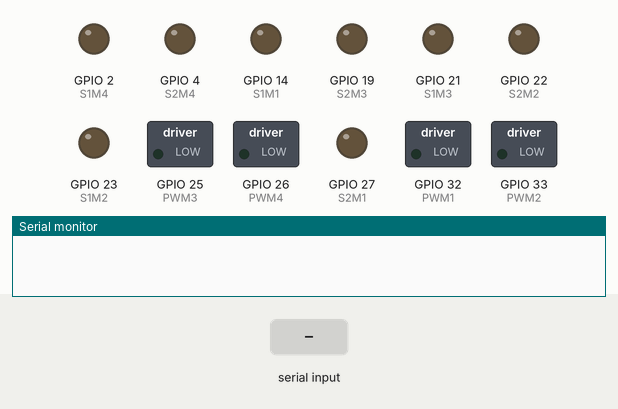
A sketch run on a simulated ESP32. Shown: switched loads named in the sketch (green lamp = pin HIGH), output pins drawn as LEDs (lit = HIGH), the last lines printed to the serial monitor. The test bench sets the inputs (shaded band).

Above: at 1.2 s.
1.3 s: "f" received over Serial
At 1.6 s:
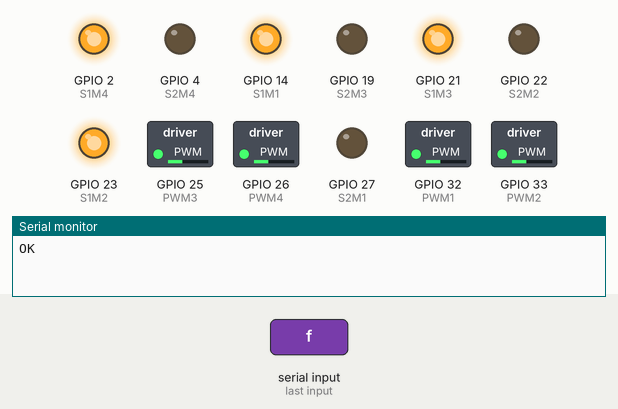
3.8 s: "t" received over Serial
At 4.6 s:
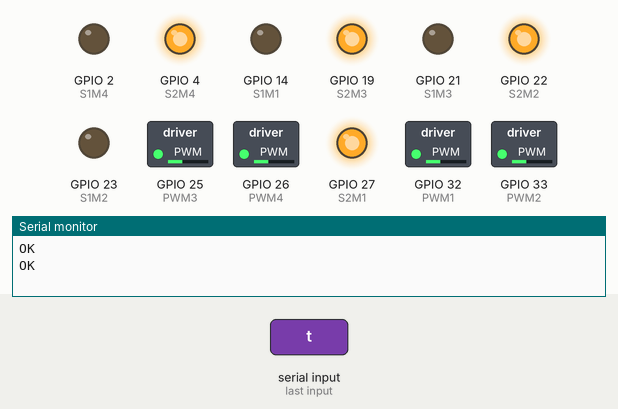
6.3 s: "v" received over Serial
7.8 s: "f" received over Serial
At 8.6 s:
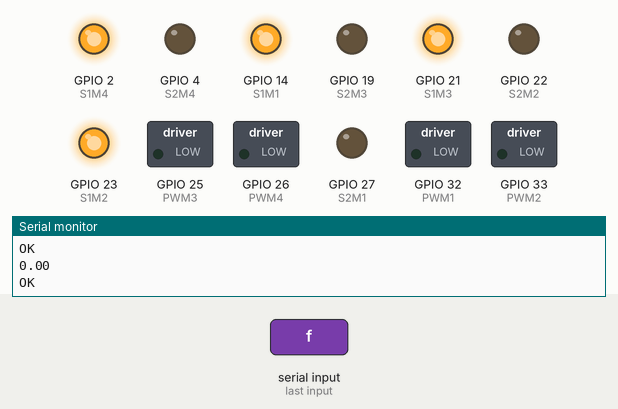
10.3 s: "t" received over Serial
At 10.9 s:
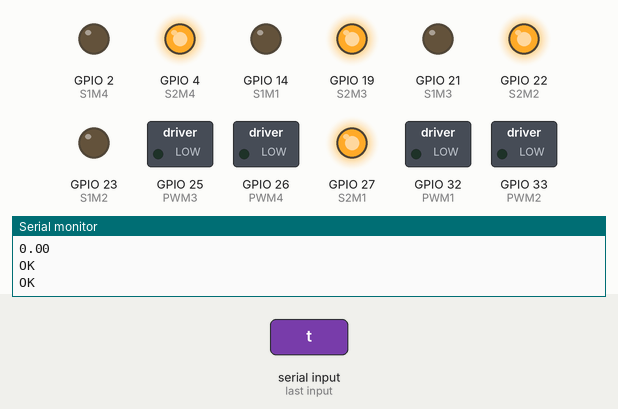
Timing chart, 0 to 13.3 s (numbered marks = the images above; inputs shaded):
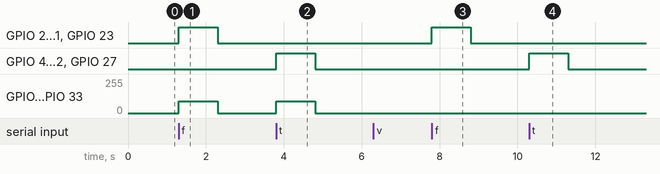

The sketch:

motoresAllSerial.ino
```cpp
#include <Arduino.h>

// Definição dos Pinos
#define S1M1 14
#define S2M1 27 // S1 = CW (Horario), S2 = CCW (AntiHorario)

#define S1M2 23
#define S2M2 22

#define S1M3 21
#define S2M3 19

#define S1M4 2
#define S2M4 4

// PWM
#define PWM1 32
#define PWM2 33
#define PWM3 25
#define PWM4 26

#define BRAKE 0
#define CW 1  // Horario
#define CCW 2 // AntiHorario

// Motores
#define MOTOR_1 1
#define MOTOR_2 2
#define MOTOR_3 3
#define MOTOR_4 4

#define delaySen 800

// --- Variáveis Globais ---
float usSpeed = 90;      // default motor speed
float usSpeedGiro = 200; // default motor speed Giro
float magicWheel1 = 1;
float magicWheel2 = 1;
float magicWheel3 = 1;
float magicWheel4 = 1;
float distancia = 0;
String messageTemp = "";
char c;

unsigned short usMotor_Status = BRAKE;

// --- Protótipo das Funções Auxiliares ---
void robot_forward();                                     // Função para movimentar robô para frente
void robot_backward();                                    // Função para movimentar robô para trás
void robot_stop();                                        // Função para parar o robô
void motorGo(uint8_t motor, uint8_t direct, uint8_t pwm); // Function that controls the variables: motor(0 ou 1), direction (cw ou ccw) e pwm (entra 0 e 255);
void stopSeguro();
void robot_right(float angulo);
void robot_left(float angulo);
void setup_wifi();
void reconnect();
void moverRobo(String funcao);
int listaFuncao(String comando);
float tempoDeCurva(float angulo);
long timeStandy = 1000;

unsigned char velocidade = 0x00; // armazena a velocidade dos motores (8 bits)
long inicioLaco;
void setup()
{
    Serial.begin(115200); // Initiates the serial to do the monitoring

    while (!Serial)
    {
    }

    pinMode(PWM1, OUTPUT); // PWM1
    pinMode(PWM2, OUTPUT); // PWM2
    pinMode(PWM3, OUTPUT); // PWM3
    pinMode(PWM4, OUTPUT); // PWM4

    pinMode(S1M1, OUTPUT); // Sentido 1 M1
    pinMode(S2M1, OUTPUT); // Sentido 2 M1

    pinMode(S1M2, OUTPUT); // Sentido 1 M2
    pinMode(S2M2, OUTPUT); // Sentido 2 M2

    pinMode(S1M3, OUTPUT); // Sentido 1 M3
    pinMode(S2M3, OUTPUT); // Sentido 2 M3

    pinMode(S1M4, OUTPUT); // Sentido 1 M4
    pinMode(S2M4, OUTPUT); // Sentido 2 M4
    inicioLaco = millis();
}
void loop()
{
    while (Serial.available() > 0)
    {
        c = Serial.read();
        messageTemp += c;
    }
    if (messageTemp.length() > 0)
    {
        moverRobo(messageTemp);
        messageTemp = "";
        inicioLaco = millis();
    }
    if (millis() - inicioLaco > timeStandy)
    {
        robot_stop();
    }
}

void moverRobo(String funcao)
{
    int choice = listaFuncao(funcao);
    switch (choice)
    { // decide o comando de acordo com a requisição
    case 1:
        robot_stop();
        break;
    case 2:
        robot_forward();
        break;
    case 3:
        robot_backward();
        break;
    case 4:
        robot_right(funcao.substring(1).toFloat());
        break;
    case 5:
        robot_left(funcao.substring(1).toFloat());
        break;
    case 6:
        usSpeed = funcao.substring(1).toFloat();
        usMotor_Status = CCW;
        break;
    case 7:
        magicWheel1 = funcao.substring(1).toFloat();
        break;
    case 8:
        magicWheel2 = funcao.substring(1).toFloat();
        break;
    case 9:
        magicWheel3 = funcao.substring(1).toFloat();
        break;
    case 10:
        magicWheel4 = funcao.substring(1).toFloat();
        break;
    case 11:
        usSpeedGiro = funcao.substring(1).toFloat();
        break;
    default:
        Serial.println("Motor Erro" + funcao);
        return;
    }
    if(choice != 6)
    {
        Serial.println("OK");
    }
    else
    {
        Serial.println(usSpeed);
    }
}
int listaFuncao(String comando)
{
    String funcao = comando.substring(0, 1);
    if (funcao == "p")
    { // parado
        return 1;
    }
    else if (funcao == "f")
    { // frente
        return 2;
    }
    else if (funcao == "t")
    { // trás
        return 3;
    }
    else if (funcao == "d")
    { // direita
        return 4;
    }
    else if (funcao == "e")
    { // esquerda
        return 5;
    }
    else if (funcao == "v")
    { //velocidade
        return 6;
    }
    else if (funcao == "1")
    { // magicWheel1
        return 7;
    }
    else if (funcao == "2")
    { // magicWheel2
        return 8;
    }
    else if (funcao == "3")
    { // magicWheel3
        return 9;
    }
    else if (funcao == "4")
    { // magicWheel4
        return 10;
    }
    else if (funcao == "g")
    { // speedGiro
        return 11;
    }

    return 0; // requisição inválida
}
void robot_forward()
{
    usMotor_Status = CW;
    motorGo(MOTOR_1, usMotor_Status, usSpeed);
    motorGo(MOTOR_2, usMotor_Status, usSpeed);
    motorGo(MOTOR_3, usMotor_Status, usSpeed);
    motorGo(MOTOR_4, usMotor_Status, usSpeed);

} // end robot forward

void robot_backward()
{
    stopSeguro();

    if (usMotor_Status != CCW)
    {
        usMotor_Status = CCW;
        motorGo(MOTOR_1, usMotor_Status, usSpeed);
        motorGo(MOTOR_2, usMotor_Status, usSpeed);
        motorGo(MOTOR_3, usMotor_Status, usSpeed);
        motorGo(MOTOR_4, usMotor_Status, usSpeed);
    }

} // end robot backward
void robot_right(float angulo)
{
    float tempo = tempoDeCurva(angulo);
    long tempoInicio = millis();

    usMotor_Status = CCW;
    motorGo(MOTOR_1, usMotor_Status, usSpeedGiro);
    motorGo(MOTOR_2, usMotor_Status, usSpeedGiro);
    usMotor_Status = CW;
    motorGo(MOTOR_3, usMotor_Status, usSpeedGiro);
    motorGo(MOTOR_4, usMotor_Status, usSpeedGiro);

    while (tempo > (millis() - tempoInicio))
    {
    }
    // Desliga tudo para não dar açoite quando for andar para frente
    stopSeguro();
    // Para o robo andar para frente
    usMotor_Status = CCW;

} // end robot right

void robot_left(float angulo)
{
    float tempo = tempoDeCurva(angulo);
    long tempoInicio = millis();

    usMotor_Status = CW;
    motorGo(MOTOR_1, usMotor_Status, usSpeedGiro);
    motorGo(MOTOR_2, usMotor_Status, usSpeedGiro);
    usMotor_Status = CCW;
    motorGo(MOTOR_3, usMotor_Status, usSpeedGiro);
    motorGo(MOTOR_4, usMotor_Status, usSpeedGiro);
    while (tempo > (millis() - tempoInicio))
    {
    }
    // Desliga tudo para não dar açoite quando for andar para frente
    stopSeguro();
    // Para o robo andar para frente
    usMotor_Status = CCW;
} // end robot backward
void robot_stop()
{
    if (usMotor_Status != BRAKE)
    {
        usMotor_Status = BRAKE;
        motorGo(MOTOR_1, usMotor_Status, 0);
        motorGo(MOTOR_2, usMotor_Status, 0);
        motorGo(MOTOR_3, usMotor_Status, 0);
        motorGo(MOTOR_4, usMotor_Status, 0);
    }

} // end robot stop

void stopSeguro()
{
    robot_stop();
    // delay(delaySen);
}

float tempoDeCurva(float angulo)
{
    float multiplicador = 5.25; // valor de exemplo
    return round(angulo * multiplicador);
}

void motorGo(uint8_t motor, uint8_t direct, uint8_t pwm) // Function that controls the variables: motor(0 ou 1), direction (cw ou ccw) e pwm (entra 0 e 255);
{
    if (motor == MOTOR_1)
    {

        // pwm *= magicWheel1;
        pwm = pwm == usSpeedGiro ? usSpeedGiro : pwm*magicWheel1;
        int s1 = S1M1, s2 = S2M1, pwmMotor = PWM1;

        if (direct == CCW)
        {
            digitalWrite(s1, LOW);
            digitalWrite(s2, HIGH);
        }
        else if (direct == CW)
        {
            digitalWrite(s1, HIGH);
            digitalWrite(s2, LOW);
        }
        else
        {
            digitalWrite(s1, LOW);
            digitalWrite(s2, LOW);
        }

        analogWrite(pwmMotor, pwm);
    }
    else if (motor == MOTOR_2)
    {
        // pwm *= magicWheel2;
        pwm = pwm == usSpeedGiro ? usSpeedGiro : pwm*magicWheel2;
        int s1 = S1M2, s2 = S2M2, pwmMotor = PWM2;

        if (direct == CCW)
        {
            digitalWrite(s1, LOW);
            digitalWrite(s2, HIGH);
        }
        else if (direct == CW)
        {
            digitalWrite(s1, HIGH);
            digitalWrite(s2, LOW);
        }
        else
        {
            digitalWrite(s1, LOW);
            digitalWrite(s2, LOW);
        }

        analogWrite(pwmMotor, pwm);
    }
    else if (motor == MOTOR_3)
    {
        // pwm *= magicWheel3;
        pwm = pwm == usSpeedGiro ? usSpeedGiro : pwm*magicWheel3;

        int s1 = S1M3, s2 = S2M3, pwmMotor = PWM3;

        if (direct == CCW)
        {
            digitalWrite(s1, LOW);
            digitalWrite(s2, HIGH);
        }
        else if (direct == CW)
        {
            digitalWrite(s1, HIGH);
            digitalWrite(s2, LOW);
        }
        else
        {
            digitalWrite(s1, LOW);
            digitalWrite(s2, LOW);
        }

        analogWrite(pwmMotor, pwm);
    }
    else if (motor == MOTOR_4)
    {
        // pwm *= magicWheel4;
        pwm = pwm == usSpeedGiro ? usSpeedGiro : pwm*magicWheel4;

        int s1 = S1M4, s2 = S2M4, pwmMotor = PWM4;

        if (direct == CCW)
        {
            digitalWrite(s1, LOW);
            digitalWrite(s2, HIGH);
        }
        else if (direct == CW)
        {
            digitalWrite(s1, HIGH);
            digitalWrite(s2, LOW);
        }
        else
        {
            digitalWrite(s1, LOW);
            digitalWrite(s2, LOW);
        }

        analogWrite(pwmMotor, pwm);
    }
}
```

Measured:
- after the input at 1.3 s, GPIO 2 (S1M4), GPIO 14 (S1M1), GPIO 21 (S1M3), GPIO 23 (S1M2): LOW → HIGH at once, → LOW 1.0 s later; GPIO 25 (PWM3), GPIO 26 (PWM4), GPIO 32 (PWM1), GPIO 33 (PWM2): 0/255 → 90/255 at once, → 0/255 1.0 s later
- after the input at 3.8 s, GPIO 4 (S2M4), GPIO 19 (S2M3), GPIO 22 (S2M2), GPIO 27 (S2M1): LOW → HIGH at once, → LOW 1.0 s later; GPIO 25 (PWM3), GPIO 26 (PWM4), GPIO 32 (PWM1), GPIO 33 (PWM2): 0/255 → 90/255 at once, → 0/255 1.0 s later
- after the input at 7.8 s, GPIO 2 (S1M4), GPIO 14 (S1M1), GPIO 21 (S1M3), GPIO 23 (S1M2): LOW → HIGH at once, → LOW 1.0 s later
- after the input at 10.3 s, GPIO 4 (S2M4), GPIO 19 (S2M3), GPIO 22 (S2M2), GPIO 27 (S2M1): LOW → HIGH at once, → LOW 1.0 s later
